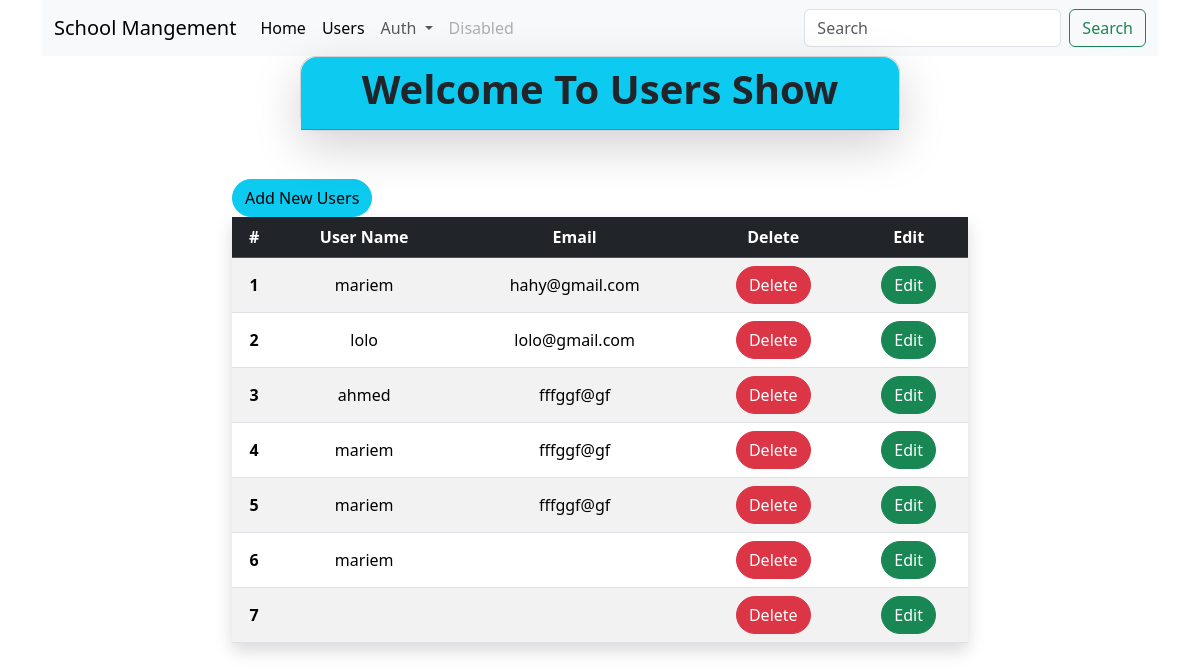
The page /users/index.php on the database its author committed.
### tables this page shows
CREATE TABLE `users` (
  `id` int(11) NOT NULL,
  `user_name` varchar(250) NOT NULL,
  `email` varchar(250) NOT NULL,
  `password` varchar(250) NOT NULL
);

### Conect.php (called while the page is built, shortened)
<?php
class Conect{
    private $conn;
    public function __construct()
    {
        $this->conn = mysqli_connect(self::host_name, self::user_name,self::password,self::db);
    }
    public function select(string $tableName):array
    {
        $s = "SELECT * FROM $tableName";
         $rows = $this->conn->query($s);
         if($rows->num_rows>0){
            $data= $rows->fetch_all(MYSQLI_ASSOC);
            return $data;
         }
         return[];
    }
}
?>

### users/index.php (the view, shortened to what this page needs)
<?php
include_once "../Conect.php";
$Conect= new Conect();
$userData= $Conect->select("users");
include_once "../header.php";
?>
        <div class="card shadow-lg rounded-4 mx-auto" style="max-width: 600px;">
        <div class="card-header bg-info text-dark text-center rounded-top-4">
         <h1 class="card-title fw-bold">Welcome To Users Show</h1>
        </div>
        </div>
    <div class="row justify-content-center mt-5">
        <div class="col-8">
            <a class="btn btn-info rounded-pill" href="\school_mangment\users\add.php">Add New Users</a>
        <table class="table table-striped shadow table-hover align-middle text-center">
        <thead class="table-dark">
        <tr>
       <th scope="col">#</th>
      <th scope="col">User Name</th>
      <th scope="col">Email</th>
      <th scope="col">Delete</th>
      <th scope="col">Edit</th>
    </tr>
  </thead>
  <tbody>
    <?php foreach($userData as $key=>$value){?>
         <tr>
      <th scope="row"><?= $key +1 ?></th>
      <td><?= $value['user_name'] ?></td>
      <td><?= $value['email'] ?></td>
      <td>
        <form method="POST" onsubmit="return confirm('are you sure to delete student')">
            <input type="submit" class="btn btn-danger rounded-pill" value="Delete">
        </form>
      </td>
        <td>
            <a class="btn btn-success rounded-pill" href="\school_mangment\users\edit.php?id=<?= $value['id'] ?>">Edit</a>
        </td>
    </tr>
    <?php }?>
  </tbody>
  </table>
    </div>
    </div>
    <?php
    include_once "../footer.php";

### rows shown on the page
users: user_name "mariem", email "hahy@gmail.com"
users: user_name "lolo", email "lolo@gmail.com"
users: user_name "ahmed", email "fffggf@gf"
users: user_name "mariem", email "fffggf@gf"
users: user_name "mariem", email "fffggf@gf"
users: user_name "mariem"
